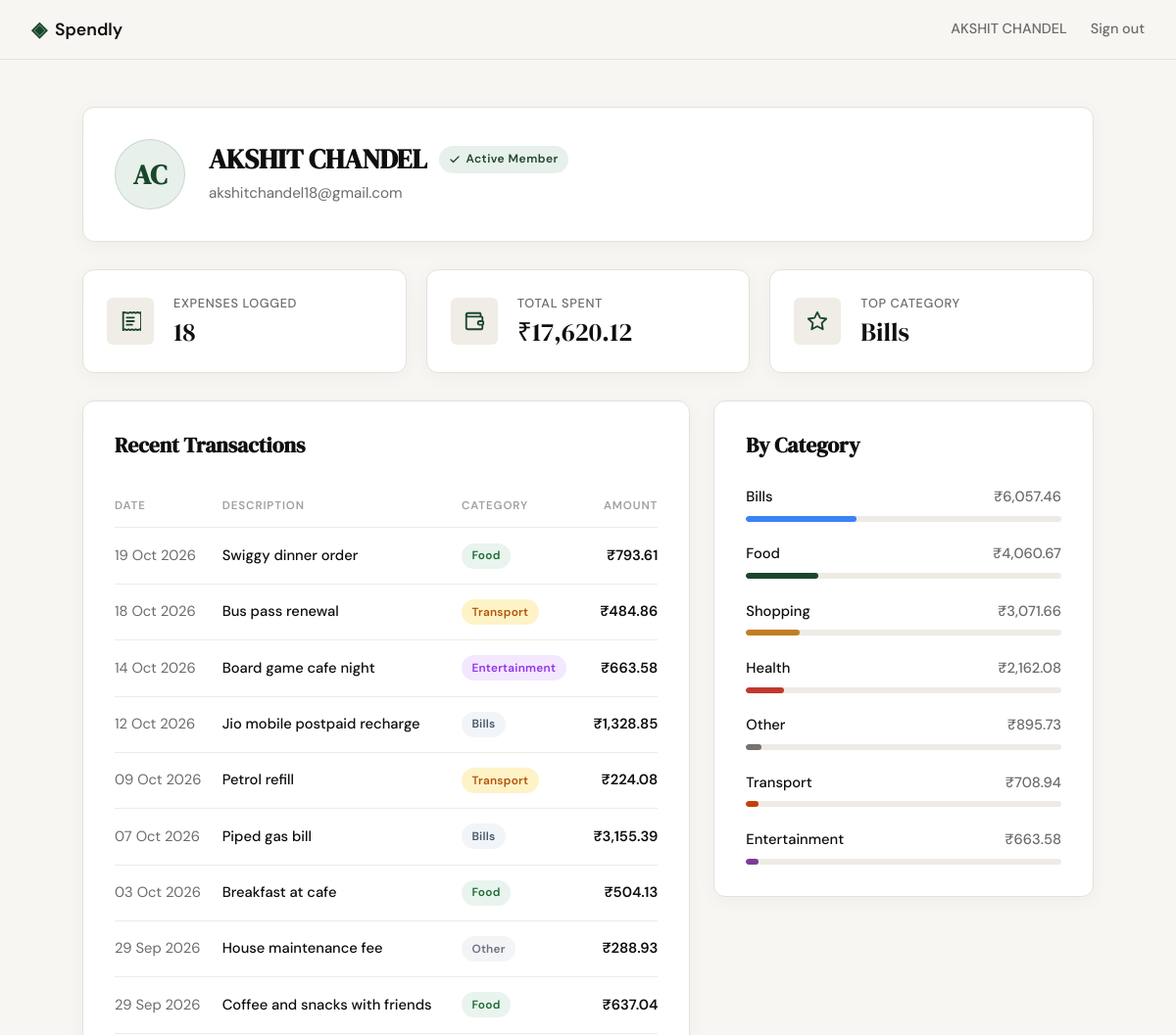
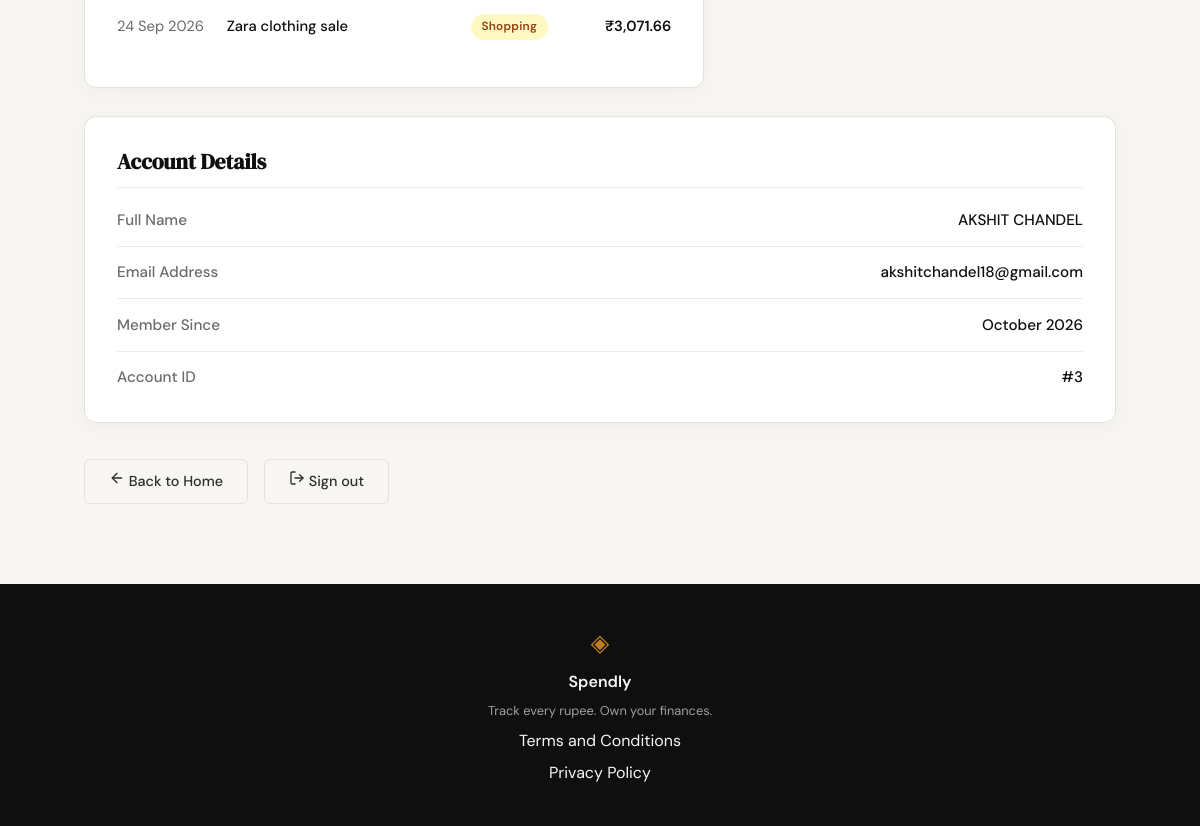
/profile (signed in), run on the app's committed database (2 pictures, top to bottom).
### tables this page shows
CREATE TABLE users (
                    id INTEGER PRIMARY KEY AUTOINCREMENT,
                    name TEXT NOT NULL,
                    email TEXT UNIQUE NOT NULL,
                    password_hash TEXT NOT NULL,
                    created_at TEXT DEFAULT (datetime('now'))
                );

CREATE TABLE expenses (
                    id INTEGER PRIMARY KEY AUTOINCREMENT,
                    user_id INTEGER NOT NULL,
                    amount REAL NOT NULL,
                    category TEXT NOT NULL CHECK (category IN (
                        'Food', 'Transport', 'Bills', 'Health', 'Entertainment', 'Shopping', 'Other'
                    )),
                    date TEXT NOT NULL,
                    description TEXT,
                    created_at TEXT DEFAULT (datetime('now')),
                    FOREIGN KEY (user_id) REFERENCES users (id) ON DELETE CASCADE
                );

### app.py (the view)
@app.route("/profile")
def profile():
    user_id = session.get("user_id")
    if not user_id:
        return redirect(url_for("login"))
    user = get_user_by_id(user_id)
    if not user:
        session.clear()
        return redirect(url_for("login"))
    name_parts = user["name"].strip().split()
    initials = (name_parts[0][0] + (name_parts[-1][0] if len(name_parts) > 1 else "")).upper() if name_parts else "U"
    member_since = user.get("member_since") or format_member_since(user.get("created_at"))
    stats = get_summary_stats(user_id)
    summary_stats = stats
    recent_transactions = get_recent_transactions(user_id, limit=10)
    recent_expenses = recent_transactions
    category_breakdown = get_category_breakdown(user_id)
    category_spending = category_breakdown
    return render_template(
        "profile.html",
        user=user,
        initials=initials,
        member_since=member_since,
        stats=stats,
        summary_stats=summary_stats,
        recent_expenses=recent_expenses,
        recent_transactions=recent_transactions,
        category_spending=category_spending,
        category_breakdown=category_breakdown,
    )

### app.py (called while the page is built)
def format_short_date(date_str):
    if not date_str:
        return ""
    try:
        dt = datetime.strptime(str(date_str)[:10], "%Y-%m-%d")
        return dt.strftime("%d %b %Y")
    except Exception:
        return str(date_str)

@app.template_filter("short_date")
def short_date_filter(date_str):
    return format_short_date(date_str)

### database/db.py (called while the page is built)
def get_db_path(db_path=None):
    if db_path is not None:
        return Path(db_path)
    if has_app_context() and current_app.config.get("DATABASE"):
        return Path(current_app.config["DATABASE"])
    return DEFAULT_DB_PATH

def get_db(db_path=None):
    target_path = get_db_path(db_path)
    conn = sqlite3.connect(target_path)
    conn.row_factory = sqlite3.Row
    conn.execute("PRAGMA foreign_keys = ON;")
    return conn

### database/queries/stats.py (called while the page is built)
def _format_member_since(raw_date):
    if not raw_date:
        return "N/A"
    try:
        dt = datetime.strptime(str(raw_date)[:19], "%Y-%m-%d %H:%M:%S")
        return dt.strftime("%B %Y")
    except Exception:
        try:
            dt = datetime.strptime(str(raw_date)[:10], "%Y-%m-%d")
            return dt.strftime("%B %Y")
        except Exception:
            return str(raw_date)

def get_user_by_id(user_id, db_path=None):
    if not user_id:
        return None
    conn = get_db(db_path)
    try:
        cursor = conn.cursor()
        cursor.execute(
            "SELECT id, name, email, created_at FROM users WHERE id = ?;",
            (user_id,),
        )
        row = cursor.fetchone()
        if not row:
            return None
        return {
            "id": int(row["id"]),
            "name": row["name"],
            "email": row["email"],
            "member_since": _format_member_since(row["created_at"]),
            "created_at": row["created_at"],
        }
    finally:
        conn.close()

### templates/profile.html (shortened to what this page needs)
{% extends "base.html" %}
{% block head %}
<link rel="stylesheet" href="{{ url_for('static', filename='css/profile.css') }}">
{% endblock %}
{% block content %}
<section class="profile-section">
    <div class="profile-container">
        <div class="profile-header-card">
            <div class="avatar-badge" aria-label="Avatar for {{ user['name'] }}">
                {{ initials }}
            </div>
            <div class="profile-meta">
                <div class="profile-header-top">
                    <h1 class="profile-name">{{ user['name'] }}</h1>
                    <span class="profile-badge">
                        <svg width="12" height="12" viewBox="0 0 24 24" fill="none" stroke="currentColor" stroke-width="2.5" stroke-linecap="round" stroke-linejoin="round" aria-hidden="true">
                            <polyline points="20 6 9 17 4 12"/>
                        </svg>
                        Active Member
                    </span>
                </div>
                <p class="profile-email">{{ user['email'] }}</p>
            </div>
        </div>
        <div class="profile-stats-grid">
            <div class="stat-card">
                <div class="stat-icon-wrapper">
                </div>
                <div class="stat-info">
                    <span class="stat-label">Expenses Logged</span>
                    <span class="stat-value">{{ stats.total_count }}</span>
                </div>
            </div>
            <div class="stat-card">
                <div class="stat-icon-wrapper">
                </div>
                <div class="stat-info">
                    <span class="stat-label">Total Spent</span>
                    <span class="stat-value">₹{{ '{:,.2f}'.format(stats.total_amount) }}</span>
                </div>
            </div>
            <div class="stat-card">
                <div class="stat-icon-wrapper">
                    <svg width="22" height="22" viewBox="0 0 24 24" fill="none" stroke="currentColor" stroke-width="2" stroke-linecap="round" stroke-linejoin="round" aria-hidden="true">
                        <path d="M12 2l3.09 6.26L22 9.27l-5 4.87 1.18 6.88L12 17.77l-6.18 3.25L7 14.14 2 9.27l6.91-1.01L12 2z"/>
                    </svg>
                </div>
                <div class="stat-info">
                    <span class="stat-label">Top Category</span>
                    <span class="stat-value">{{ summary_stats.top_category }}</span>
                </div>
            </div>
        </div>
        <div class="profile-dashboard-grid">
            <div class="profile-card recent-transactions-card">
                <div class="card-title-row">
                    <h2 class="section-card-title">Recent Transactions</h2>
                </div>
                {% if recent_expenses %}
                <div class="table-responsive">
                    <table class="transactions-table">
                        <thead>
                            <tr>
                                <th scope="col" class="th-date">DATE</th>
                                <th scope="col" class="th-desc">DESCRIPTION</th>
                                <th scope="col" class="th-cat">CATEGORY</th>
                                <th scope="col" class="th-amt">AMOUNT</th>
                            </tr>
                        </thead>
                        <tbody>
                            {% for exp in recent_expenses %}
                            <tr>
                                <td class="td-date">{{ exp['date'] | short_date }}</td>
                                <td class="td-desc">{{ exp['description'] or exp['category'] }}</td>
                                <td class="td-cat">
                                    <span class="cat-pill cat-{{ exp['category'].lower() }}">{{ exp['category'] }}</span>
                                </td>
                                <td class="td-amt">₹{{ '{:,.2f}'.format(exp['amount']) }}</td>
                            </tr>
                            {% endfor %}
                        </tbody>
                    </table>
                </div>
                {% else %}
                <div class="empty-state">
                    <p class="empty-text">No expenses logged yet.</p>
                </div>
                {% endif %}
            </div>
            <div class="profile-card by-category-card">
                <div class="card-title-row">
                    <h2 class="section-card-title">By Category</h2>
                </div>
                {% if category_spending %}
                <div class="category-breakdown-list">
                    {% for cat in category_spending %}
                    <div class="category-breakdown-item">
                        <div class="cat-item-header">
                            <span class="cat-item-name">{{ cat['category'] }}</span>
                            <span class="cat-item-amount">₹{{ '{:,.2f}'.format(cat['total_amount']) }}</span>
                        </div>
                        <div class="cat-bar-track">
                            <div class="cat-bar-fill bar-{{ cat['category'].lower() }}" style="width: {{ cat['relative_pct'] }}%;"></div>
                        </div>
                    </div>
                    {% endfor %}
                </div>
                {% else %}
                <div class="empty-state">
                    <p class="empty-text">No category spending yet.</p>
                </div>
                {% endif %}
            </div>
        </div>
        <div class="profile-card profile-details-card">
            <h2 class="section-card-title details-header">Account Details</h2>
            <div class="details-list">
                <div class="details-row">
                    <span class="details-key">Full Name</span>
                    <span class="details-val">{{ user['name'] }}</span>
                </div>
                <div class="details-row">
                    <span class="details-key">Email Address</span>
                    <span class="details-val">{{ user['email'] }}</span>
                </div>
                <div class="details-row">
                    <span class="details-key">Member Since</span>
                    <span class="details-val">{{ member_since }}</span>
                </div>
                <div class="details-row">
                    <span class="details-key">Account ID</span>
                    <span class="details-val">#{{ user['id'] }}</span>
                </div>
            </div>
        </div>
        <div class="profile-actions">
            <a href="{{ url_for('landing') }}" class="btn-ghost">
                <svg width="16" height="16" viewBox="0 0 24 24" fill="none" stroke="currentColor" stroke-width="2" stroke-linecap="round" stroke-linejoin="round" aria-hidden="true">
                    <path d="m12 19-7-7 7-7"/>
                    <path d="M19 12H5"/>
                </svg>
                Back to Home
            </a>
            <a href="{{ url_for('logout') }}" class="btn-ghost">
                <svg width="16" height="16" viewBox="0 0 24 24" fill="none" stroke="currentColor" stroke-width="2" stroke-linecap="round" stroke-linejoin="round" aria-hidden="true">
                    <path d="M9 21H5a2 2 0 0 1-2-2V5a2 2 0 0 1 2-2h4"/>
                    <polyline points="16 17 21 12 16 7"/>
                    <line x1="21" x2="9" y1="12" y2="12"/>
                </svg>
                Sign out
            </a>
        </div>
    </div>
</section>
{% endblock %}

### templates/base.html (shortened to what this page needs)
<!DOCTYPE html>
<html lang="en">
<head>
    <link rel="stylesheet" href="{{ url_for('static', filename='css/style.css') }}">
    {% block head %}{% endblock %}
</head>
<body>
    <nav class="navbar">
        <div class="nav-inner">
            <a href="{{ url_for('landing') }}" class="nav-brand">
                <span class="brand-icon">◈</span>
                <span class="brand-name">Spendly</span>
            </a>
            <div class="nav-links">
                {% if session.get('user_id') %}
                    <a href="{{ url_for('profile') }}" class="nav-user">{{ session.get('user_name') }}</a>
                    <a href="{{ url_for('logout') }}">Sign out</a>
                {% else %}
                    <a href="{{ url_for('login') }}">Sign in</a>
                    <a href="{{ url_for('register') }}" class="nav-cta">Get started</a>
                {% endif %}
            </div>
        </div>
    </nav>
    <main class="main-content">
        {% block content %}{% endblock %}
    </main>
    <footer class="footer">
        <div class="footer-inner">
            <span class="brand-icon">◈</span>
            <span class="footer-name">Spendly</span>
            <p class="footer-copy">Track every rupee. Own your finances.</p>
            <a href="/terms">Terms and Conditions</a>
            <a href="/privacy">Privacy Policy</a>
        </div>
    </footer>
</body>
</html>

### static/css/style.css (style rules this page uses)
:root { --ink: #0f0f0f; --ink-soft: #2d2d2d; --ink-muted: #6b6b6b; --ink-faint: #a0a0a0; --paper: #f7f6f3; --paper-warm: #f0ede6; --paper-card: #ffffff; --accent: #1a472a; --accent-light: #e8f0eb; --accent-2: #c17f24; --accent-2-light: #fdf3e3; --danger: #c0392b; --danger-light: #fdecea; --border: #e4e1da; --border-soft: #eeebe4; --font-display: 'DM Serif Display', Georgia, serif; --font-body: 'DM Sans', system-ui, sans-serif; --max-width: 1200px; --auth-width: 440px; --radius-sm: 6px; --radius-md: 12px; --radius-lg: 20px; }
*, *::before, *::after { box-sizing: border-box; margin: 0; padding: 0; }
html { font-size: 16px; scroll-behavior: smooth; }
body { background: var(--paper); color: var(--ink); font-family: var(--font-body); font-size: 1rem; line-height: 1.6; -webkit-font-smoothing: antialiased; }
a { color: inherit; text-decoration: none; }
.navbar { position: sticky; top: 0; z-index: 100; background: var(--paper); border-bottom: 1px solid var(--border); padding: 0 2rem; }
.nav-inner { max-width: var(--max-width); margin: 0 auto; height: 60px; display: flex; align-items: center; justify-content: space-between; }
.nav-brand { display: flex; align-items: center; gap: 0.5rem; font-family: var(--font-body); font-weight: 600; font-size: 1.1rem; color: var(--ink); }
.brand-icon { color: var(--accent); font-size: 1.3rem; }
.brand-name { color: var(--ink); }
.nav-links { display: flex; align-items: center; gap: 1.5rem; font-size: 0.9rem; font-weight: 500; }
.nav-links a { color: var(--ink-muted); transition: color 0.2s; }
.nav-user { color: var(--ink); font-weight: 500; }
.main-content { min-height: calc(100vh - 60px - 100px); }
.btn-ghost { display: inline-block; background: transparent; color: var(--ink-soft); padding: 0.65rem 1.5rem; border-radius: var(--radius-sm); font-size: 0.9rem; font-weight: 500; border: 1px solid var(--border); transition: all 0.2s; text-decoration: none; }
.footer { background: var(--ink); color: var(--paper); padding: 2.5rem 2rem; text-align: center; }
.footer-inner { display: flex; flex-direction: column; align-items: center; gap: 0.4rem; }
.footer .brand-icon { color: var(--accent-2); font-size: 1.5rem; }
.footer-name { font-weight: 600; font-size: 1rem; }
.footer-copy { font-size: 0.8rem; color: var(--ink-faint); }

### data on the page
users: get "AKSHIT CHANDEL", name "AKSHIT CHANDEL", email "akshitchandel18@gmail.com", id "3"
expenses: date|short_date "19 Oct 2026", description "Swiggy dinner order", category "Food", amount "793.61"
expenses: date|short_date "18 Oct 2026", description "Bus pass renewal", category "Transport", amount "484.86"
expenses: date|short_date "14 Oct 2026", description "Board game cafe night", category "Entertainment", amount "663.58", total_amount "663.58", {{ cat['relative_pct'] }} 4 (drawn)
expenses: date|short_date "12 Oct 2026", description "Jio mobile postpaid recharge", category "Bills", amount "1,328.85"
expenses: date|short_date "09 Oct 2026", description "Petrol refill", category "Transport", amount "224.08"
expenses: date|short_date "07 Oct 2026", description "Piped gas bill", category "Bills", amount "3,155.39"
expenses: date|short_date "03 Oct 2026", description "Breakfast at cafe", category "Food", amount "504.13"
expenses: date|short_date "29 Sep 2026", description "House maintenance fee", category "Other", amount "288.93"
expenses: date|short_date "29 Sep 2026", description "Coffee and snacks with friends", category "Food", amount "637.04"
expenses: date|short_date "24 Sep 2026", description "Zara clothing sale", category "Shopping", amount "3,071.66", total_amount "3,071.66", {{ cat['relative_pct'] }} 17 (drawn)
expenses: category "Health", total_amount "2,162.08", {{ cat['relative_pct'] }} 12 (drawn)

### other printed values
{{ initials }} "AC"
{{ stats.total_count }} "18"
{{ '{:,.2f}'.format(stats.total_amount) }} "17,620.12"
{{ summary_stats.top_category }} "Bills"
{{ cat['category'] }} "Bills" "Food" "Other" "Transport"
{{ '{:,.2f}'.format(cat['total_amount']) }} "6,057.46" "4,060.67" "895.73" "708.94"
{{ member_since }} "October 2026"
